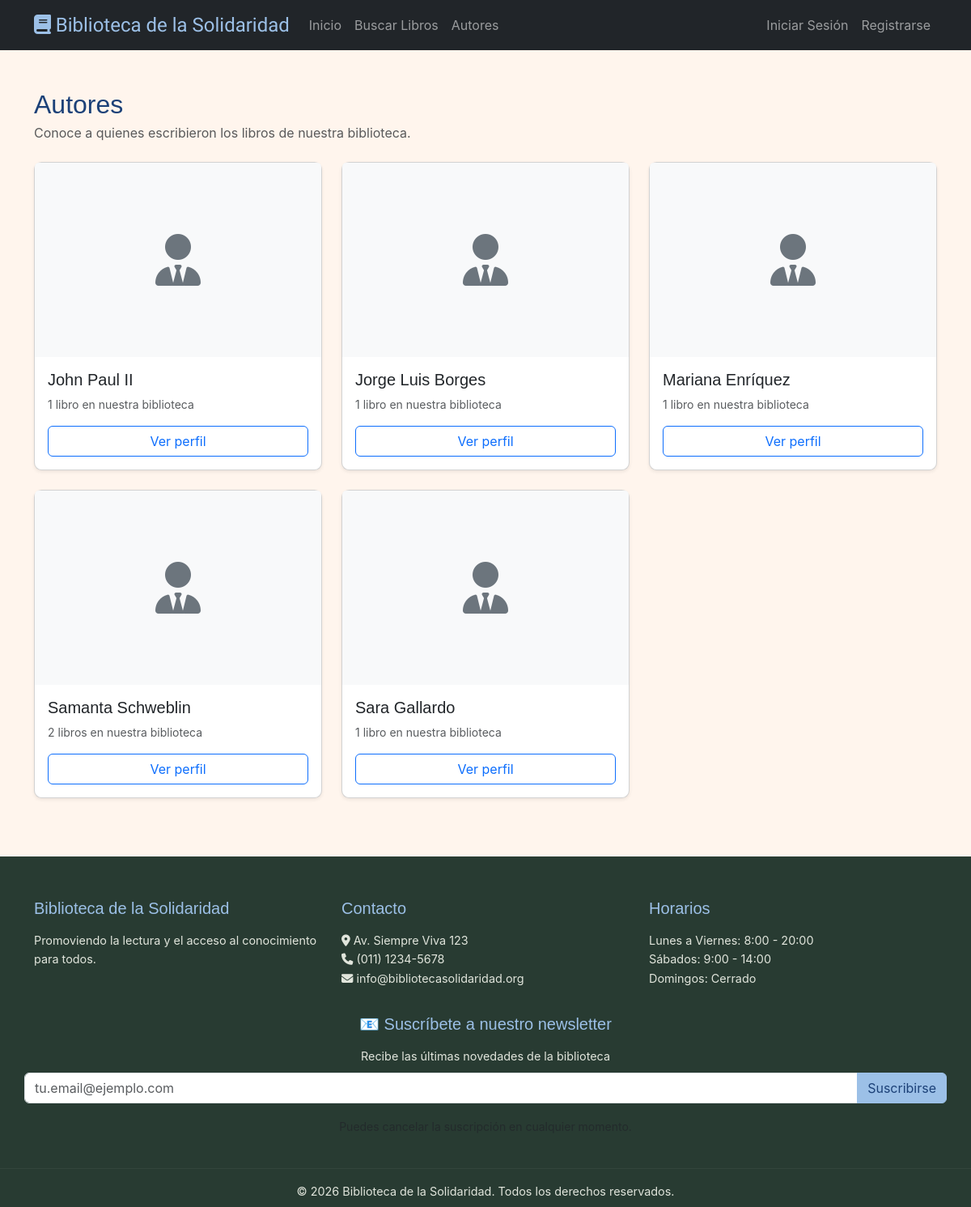
Page /books/authors/ on the committed database.
### apps/books/models.py (models this page shows, shortened)
class Author(models.Model):
    name = models.CharField(max_length=255, unique=True, db_index=True)
    openlibrary_id = models.CharField(
        max_length=100, unique=True, blank=True, null=True
    )
    biography = models.TextField(blank=True)
    class Meta:
        db_table = 'authors'
        verbose_name = 'Autor'
        verbose_name_plural = 'Autores'
        indexes = [
            models.Index(fields=['name']),
            models.Index(fields=['openlibrary_id']),
        ]

### apps/books/views.py (the view)
# urls.py: path('authors/', AuthorListView.as_view(), name='author_list'),
class AuthorListView(ListView):
    model = Author
    template_name = 'books/author_list.html'
    context_object_name = 'authors'
    paginate_by = 30
    def get_queryset(self):
        return Author.objects.annotate(
            books_count=Count('books')
        ).order_by('name')
    def get_context_data(self, **kwargs):
        ctx = super().get_context_data(**kwargs)
        page_authors = ctx['authors']
        OpenLibraryService.attach_author_profiles(page_authors)
        return ctx

### apps/books/services.py (called while the page is built)
    @staticmethod
    def attach_author_profiles(authors):
        for author in authors:
            author.openlibrary_profile = OpenLibraryService.get_author_profile(
                author.name,
                author.openlibrary_id or '',
            )
        return authors

### templates/books/author_list.html (shortened to what this page needs)
{% extends 'base.html' %}
{% block content %}
<div class="container py-5">
    <div class="d-flex justify-content-between align-items-center mb-4">
        <div>
            <h1 class="h2 mb-1">Autores</h1>
            <p class="text-muted mb-0">Conoce a quienes escribieron los libros de nuestra biblioteca.</p>
        </div>
    </div>
    <div class="row g-4">
        {% for author in authors %}
        <div class="col-sm-6 col-lg-4">
            <article class="card h-100 shadow-sm">
                {% if author.openlibrary_profile.photo_url %}
                <img src="{{ author.openlibrary_profile.photo_url }}" class="card-img-top"
                    alt="Foto de {{ author.name }}" style="height: 240px; object-fit: cover;" loading="lazy">
                {% else %}
                <div class="card-img-top bg-light d-flex align-items-center justify-content-center"
                    style="height: 240px;">
                    <i class="fas fa-user-tie fa-4x text-secondary" aria-hidden="true"></i>
                </div>
                {% endif %}
                <div class="card-body d-flex flex-column">
                    <h2 class="h5 card-title">{{ author.name }}</h2>
                    <p class="small text-muted">{{ author.books_count }} libro{{ author.books_count|pluralize:"s" }} en nuestra biblioteca</p>
                    <a href="{% url 'author_detail' author.pk %}" class="btn btn-outline-primary mt-auto">
                        Ver perfil
                    </a>
                </div>
            </article>
        </div>
        {% empty %}
        <div class="col-12">
            <div class="alert alert-info mb-0">Todavía no hay autores cargados en el catálogo.</div>
        </div>
        {% endfor %}
    </div>
</div>
{% endblock %}

### static/css/styles.css (style rules this page uses)
:root { --orange: #ec6144; --yellow: #ef9f52; --pink: #f4aab6; --light-blue: #9cc0e7; --white: #fff5ed; --blue: #1c4178; --font-display: 'Poppins', sans-serif; --font-body: 'Inter', sans-serif; --radius-sm: 8px; --radius-md: 12px; --radius-lg: 16px; --radius-xl: 24px; --shadow-sm: 0 2px 4px rgba(0, 0, 0, 0.05); --shadow-md: 0 4px 12px rgba(0, 0, 0, 0.08); --shadow-lg: 0 10px 25px rgba(0, 0, 0, 0.1); --shadow-xl: 0 20px 40px rgba(0, 0, 0, 0.15); --transition: all 0.3s ease; }
html { scroll-behavior: smooth; }
body { height: 100%; margin: 0; }
body { font-family: Arial, sans-serif; background-color: var(--white); color: var(--blue); display: flex; flex-direction: column; min-height: 100vh; }
.card { border-radius: 0.6rem; background-color: #fff; transition: none; transform: none; }
:root { --orange: #ec6144; --yellow: #ef9f52; --pink: #f4aab6; --light-blue: #9cc0e7; --white: #fff5ed; --blue: #1c4178; --font-display: 'Poppins', sans-serif; --font-body: 'Inter', sans-serif; --font-playwrite: 'Playwrite AU TAS', cursive; --radius-sm: 8px; --radius-md: 12px; --radius-lg: 16px; --radius-xl: 24px; --success: #06D6A0; --warning: #FFD166; --error: #EF476F; --info: #118AB2; --shadow-sm: 0 2px 4px rgba(0, 0, 0, 0.05); --shadow-md: 0 4px 12px rgba(0, 0, 0, 0.08); --shadow-lg: 0 10px 25px rgba(0, 0, 0, 0.1); --shadow-xl: 0 20px 40px rgba(0, 0, 0, 0.15); --transition: all 0.3s ease; }
body { overflow-x: hidden; background: var(--white); color: var(--blue); font-family: var(--font-body); }
h1, h2, h3, h4, h5, h6 { color: var(--blue); font-family: var(--font-display); }
a { color: var(--terracotta); }

### rows in the picture
Author: name "John Paul II", books_count "1"
Author: name "Jorge Luis Borges", books_count "1"
Author: name "Mariana Enríquez", books_count "1"
Author: name "Samanta Schweblin", books_count "2"
Author: name "Sara Gallardo", books_count "1"
